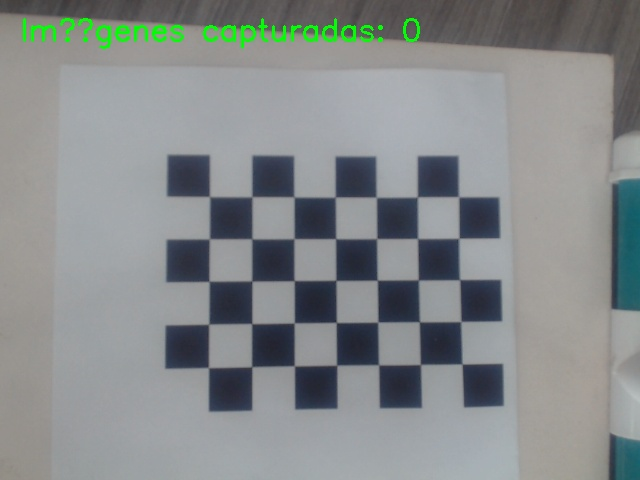
#> input picture calibration_images/calibration_20250325_151805.jpg, 640 x 480 px, given in place of the camera
$ python 'main Color.py'
#> lines starting #> are read from the running program, lines starting #| are printed output that depends on the picture; after the words box and inside, x2 and y2 are one past the last pixel; in counts of white or black regions, pixels touching at a corner belong together
import cv2
import numpy as np

def rojo(max_contour):
    cv2.drawContours(frame_roi, [max_contour], -1, (0, 0, 255), 2)
    #print('Es rojo')

def negro(max_contour):
    cv2.drawContours(frame_roi, [max_contour], -1, (0, 255, 0), 2)
    #print('Es negro')

cap = cv2.VideoCapture(0)
colorFinal = None
while True:
    ret, frame = cap.read()
#> frame is the input picture: shape (480, 640, 3); mean B, G, R 139.3, 138.7, 134.3
    if not ret:
        print("No se pudo capturar ningún fotograma.")
        break

    # Definir las coordenadas del ROI
    x, y, w, h = 100, 100, 200, 200

    # Obtener el ROI del frame
    frame_roi = frame[y:y+h, x:x+w]
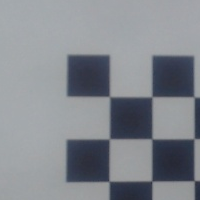
#> frame_roi: shape (200, 200, 3); mean B, G, R 143.1, 136.7, 132.8
    hsv_roi = cv2.cvtColor(frame_roi, cv2.COLOR_BGR2HSV)
#> hsv_roi: shape (200, 200, 3); mean H, S, V 106.4, 26.1, 143.1

    lower_red = np.array([0, 150, 100])
    upper_red = np.array([10, 255, 255])

    lower_negro = np.array([0, 0, 0])
    upper_negro = np.array([179, 245, 90])

    mascara_negro = cv2.inRange(hsv_roi, lower_negro, upper_negro)
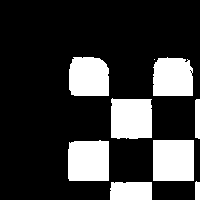
#> mascara_negro: shape (200, 200); 22.1% white; 9 white regions (1 under 20 px)
    mask = cv2.inRange(hsv_roi, lower_red, upper_red)
#> mask: shape (200, 200); every value is 0
    contours, _ = cv2.findContours(mask, cv2.RETR_EXTERNAL, cv2.CHAIN_APPROX_SIMPLE)
#> contours = []
    contornos, _ = cv2.findContours(mascara_negro, cv2.RETR_EXTERNAL, cv2.CHAIN_APPROX_SIMPLE)
#> contornos = 9 contours, 1 with area under 20; largest, box (x1, y1, x2, y2) and area: (153, 140, 194, 181) 1600, (68, 140, 109, 181) 1548, (111, 98, 152, 139) 1525, (69, 57, 109, 96) 1388, (153, 57, 193, 96) 1369, (110, 182, 152, 200) 686, (195, 99, 200, 139) 153, (195, 181, 200, 200) 69

    max_contour = None
    max_area = 0
    max_contour_type = None

    if contours:
        max_contour = max(contours, key=cv2.contourArea)
        max_area = cv2.contourArea(max_contour)
        max_contour_type = "rojo"

    if contornos:
        max_contornos = max(contornos, key=cv2.contourArea)
#> max_contornos = [[153, 140], [153, 180], [193, 180], [193, 140]]
        if cv2.contourArea(max_contornos) > max_area:
            max_contour = max_contornos
#> max_contour = [[153, 140], [153, 180], [193, 180], [193, 140]]
            max_contour_type = "negro"

    if max_contour is not None:
        M = cv2.moments(max_contour)
#> M = moments, m00 1600, centre m10/m00, m01/m00 = (173, 160)
        if max_contour_type == "rojo":
            rojo(max_contour)
        elif max_contour_type == "negro":
            negro(max_contour)
#> in negro, `cv2.drawContours(frame_roi, [max_contour], -1, (0, 255, 0), 2)`:
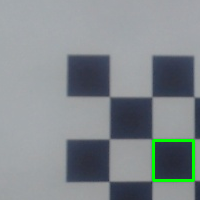
#> frame_roi: shape (200, 200, 3); 1.19% of pixels changed, all inside (x1, y1, x2, y2) = (152, 139, 195, 182)

    cv2.rectangle(frame, (x, y), (x + w, y + h), (255, 0, 0), 2)
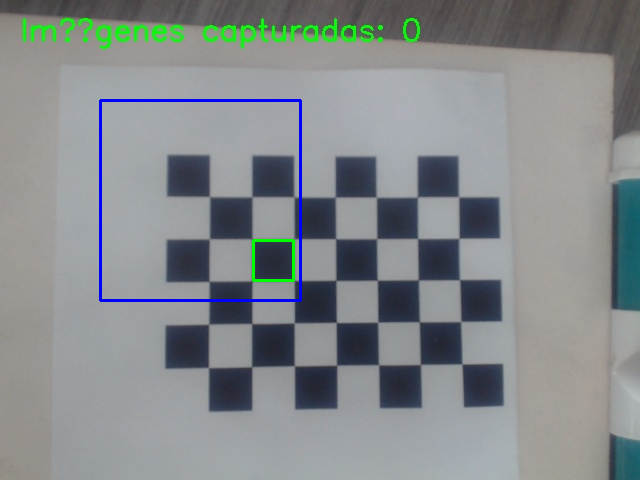
#> frame: shape (480, 640, 3); 0.93% of pixels changed, all inside (x1, y1, x2, y2) = (99, 99, 302, 302)
    cv2.imshow('Original', frame)

    key = cv2.waitKey(1) & 0xFF
#> (key q is pressed here)
    if key == ord('q'):
        break
    elif key == ord('w'):
        if max_contour_type is not None:

            if(max_contour_type == "negro"):
                print("R:", max_contour_type)

cap.release()
cv2.destroyAllWindows()

$ run again, on calibration_images/calibration_20250325_151810.jpg
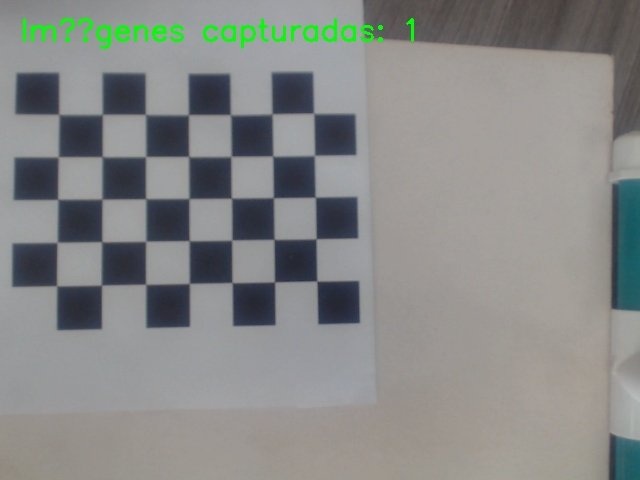
#> input picture calibration_images/calibration_20250325_151810.jpg, 640 x 480 px, given in place of the camera
#> frame is the input picture: shape (480, 640, 3); mean B, G, R 135.4, 137.1, 135.4
#> hsv_roi: shape (200, 200, 3); mean H, S, V 99.2, 34.5, 113.1
#> `mascara_negro = cv2.inRange(hsv_roi, lower_negro, upper_negro)`:
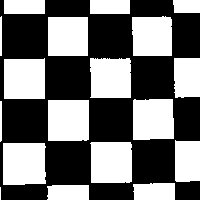
#> mascara_negro: shape (200, 200); 45.1% white; 18 white regions (1 under 20 px)
#> mask: shape (200, 200); every value is 0
#> contours = []
#> contornos = 18 contours, 1 with area under 20; largest, box (x1, y1, x2, y2) and area: (3, 143, 46, 185) 1672, (48, 100, 89, 141) 1596, (90, 142, 132, 183) 1595, (4, 58, 45, 99) 1560, (133, 99, 174, 140) 1546
#> max_contornos = contour of 16 points, box (x1, y1, x2, y2) (3, 143, 46, 185), area 1672
#> max_contour has the same summary as max_contornos
#> M = moments, m00 1672, centre m10/m00, m01/m00 = (23.51, 163.3)
#> `cv2.rectangle(frame, (x, y), (x + w, y + h), (255, 0, 0), 2)`:
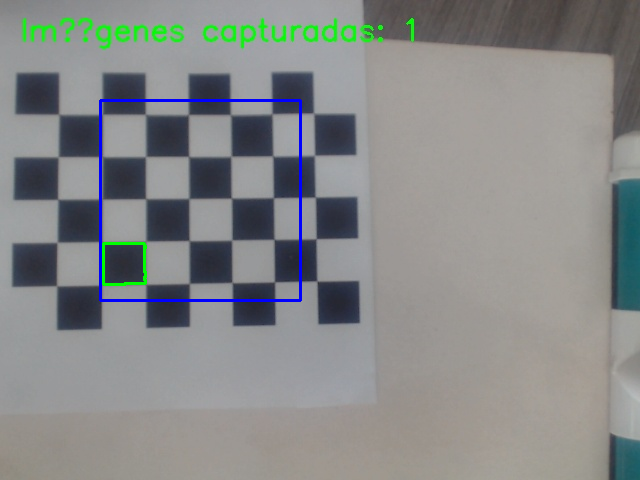
#> frame: shape (480, 640, 3); 0.94% of pixels changed, all inside (x1, y1, x2, y2) = (99, 99, 302, 302)

$ run again, on calibration_images/calibration_20250325_151818.jpg
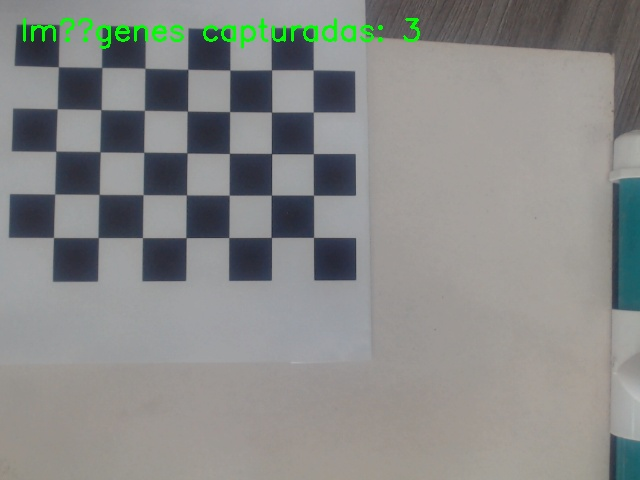
#> input picture calibration_images/calibration_20250325_151818.jpg, 640 x 480 px, given in place of the camera
#> frame is the input picture: shape (480, 640, 3); mean B, G, R 135.8, 137.7, 136.3
#> hsv_roi: shape (200, 200, 3); mean H, S, V 100.3, 33.4, 117.8
#> `mascara_negro = cv2.inRange(hsv_roi, lower_negro, upper_negro)`:
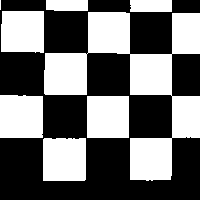
#> mascara_negro: shape (200, 200); 43.7% white; 8 white regions (1 under 20 px)
#> mask: shape (200, 200); every value is 0
#> contours = []
#> contornos = 8 contours, 1 with area under 20; largest, box (x1, y1, x2, y2) and area: (44, 12, 200, 181) 8862, (43, 138, 86, 181) 1752, (0, 95, 43, 138) 1742, (87, 96, 129, 138) 1681, (1, 11, 44, 53) 1672, (130, 0, 172, 12) 448, (46, 0, 88, 11) 402
#> max_contornos = contour of 58 points, box (x1, y1, x2, y2) (44, 12, 200, 181), area 8862
#> max_contour has the same summary as max_contornos
#> M = moments, m00 8861.5, centre m10/m00, m01/m00 = (134.9, 82.5)
#> `cv2.rectangle(frame, (x, y), (x + w, y + h), (255, 0, 0), 2)`:
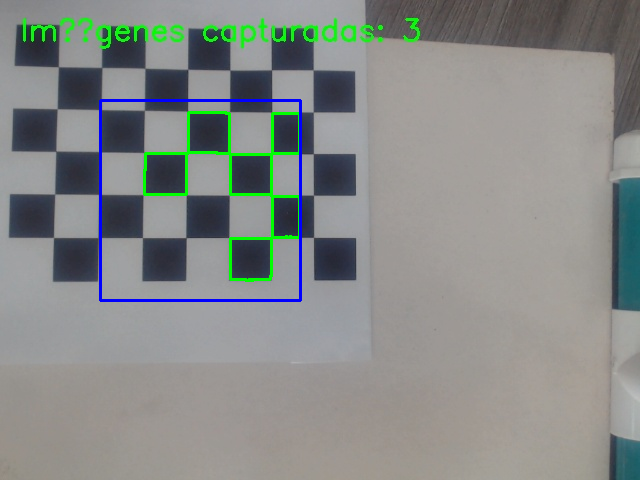
#> frame: shape (480, 640, 3); 1.62% of pixels changed, all inside (x1, y1, x2, y2) = (99, 99, 302, 302)

$ run again, on calibration_images/calibration_20250325_151840.jpg
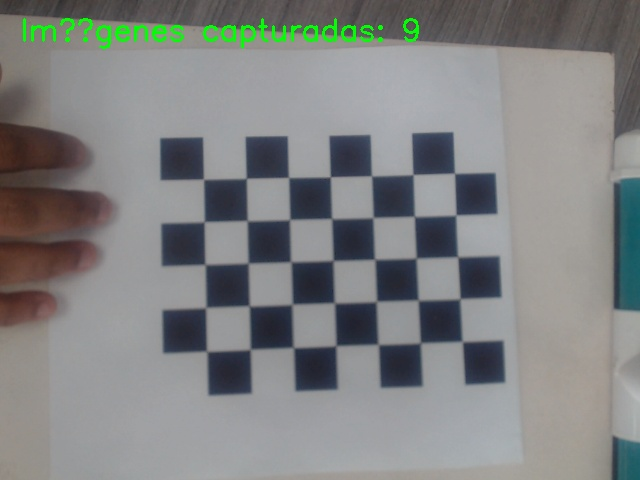
#> input picture calibration_images/calibration_20250325_151840.jpg, 640 x 480 px, given in place of the camera
#> frame is the input picture: shape (480, 640, 3); mean B, G, R 130.2, 130.4, 128.8
#> hsv_roi: shape (200, 200, 3); mean H, S, V 105.3, 23.8, 132
#> `mascara_negro = cv2.inRange(hsv_roi, lower_negro, upper_negro)`:
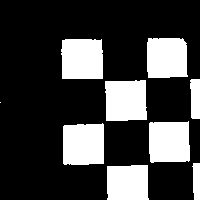
#> mascara_negro: shape (200, 200); 25.2% white; 9 white regions (1 under 20 px)
#> mask: shape (200, 200); every value is 0
#> contours = []
#> contornos = 9 contours, 1 with area under 20; largest, box (x1, y1, x2, y2) and area: (63, 123, 104, 165) 1567, (61, 39, 103, 79) 1544, (105, 80, 147, 121) 1530, (149, 121, 190, 163) 1530, (147, 38, 188, 78) 1481, (107, 165, 149, 200) 1334, (190, 79, 200, 119) 320, (192, 163, 200, 200) 210
#> max_contornos = contour of 22 points, box (x1, y1, x2, y2) (63, 123, 104, 165), area 1567
#> max_contour has the same summary as max_contornos
#> M = moments, m00 1567, centre m10/m00, m01/m00 = (83.05, 144)
#> `cv2.rectangle(frame, (x, y), (x + w, y + h), (255, 0, 0), 2)`:
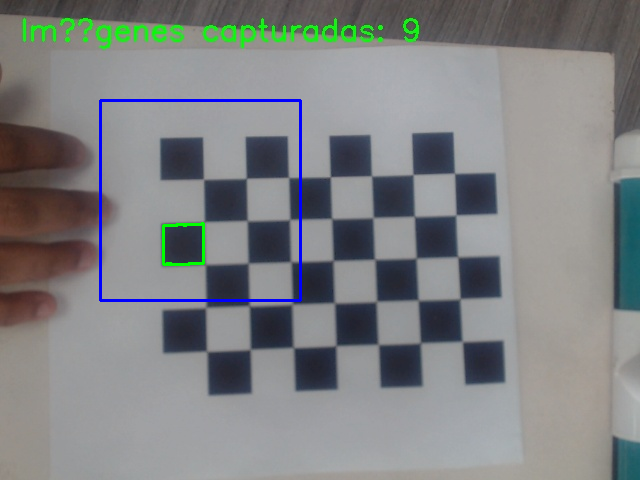
#> frame: shape (480, 640, 3); 0.94% of pixels changed, all inside (x1, y1, x2, y2) = (99, 99, 302, 302)
